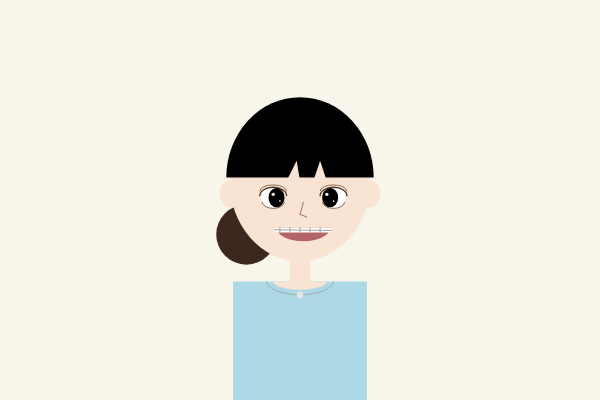
Frame 1 (no input)
Frame 60 (no input): identical to frame 1, image omitted
Frame 120 (the mouse pressed at the canvas centre since frame 60): identical to frame 1, image omitted

The p5.js sketch that drew this single still picture (run headless with seeded random() and noise() and a simulated clock; from frame 60 on, the mouse is pressed at the canvas centre):

// p5.js sketch
// ── sketch.js
function setup() {
  createCanvas(600, 400);
}

function draw() {
  background(248, 245, 235);

  push();
  translate(166, 0);
  scale(0.67);

  noStroke();

  fill(173, 216, 230);
  rect(100, 420, 200, 180);
  stroke(150);
  noFill();
  arc(200, 420, 100, 40, 0, PI);
  noStroke();
  fill(230);
  ellipse(200, 440, 10, 10);

  let skinColor = color(249, 228, 211); 
  let hairColor = color(0);
  fill(60, 40, 30);
  ellipse(120, 350, 90, 90);
  fill(skinColor);
  rect(185, 360, 30, 70);
  arc(200, 420, 80, 25, 0, PI);
  fill(skinColor);
  ellipse(200, 270, 210, 240);
  fill(hairColor);
  arc(200, 265, 220, 240, PI, TWO_PI);
  fill(skinColor);
  triangle(155, 320, 195, 240, 205, 300);
  triangle(210, 300, 230, 240, 250, 300);
  noStroke();
  fill(skinColor);
  push();
  translate(95, 290);  
  rotate(-0.15);      
  ellipse(0, 0, 30, 40);
  pop();
  push();
  translate(305, 290);  
  rotate(0.15);       
  ellipse(0, 0, 30, 40);
  pop();
  noStroke();
  fill(255);
  ellipse(160, 295, 36, 32);
  noFill();
  stroke(80, 50, 30);
  strokeWeight(1);
  arc(160, 285, 40, 18, PI, TWO_PI);
  strokeWeight(2);
  arc(160, 292, 40, 25, PI, TWO_PI);
  strokeWeight(1);
  arc(160, 302, 33, 18, 0, PI);
  noStroke();
  fill(0);
  ellipse(165, 295, 24, 29);
  fill(255);
  ellipse(160, 290, 5, 5);
  ellipse(170, 300, 2.5, 2.5);
  noStroke();
  fill(255);
  ellipse(250, 295, 36, 32);
  noFill();
  stroke(80, 50, 30);
  strokeWeight(1);
  arc(250, 285, 40, 18, PI, TWO_PI);
  strokeWeight(2);
  arc(250, 292, 40, 25, PI, TWO_PI);
  strokeWeight(1);
  arc(250, 302, 33, 18, 0, PI);
  noStroke();
  fill(0);
  ellipse(245, 295, 24, 29); 
  fill(255);
  ellipse(240, 290, 5, 5);
  ellipse(250, 300, 2.5, 2.5);
  stroke(150, 120, 100);
  strokeWeight(1.5);
  noFill();
  line(205, 302, 200, 320);
  line(200, 320, 210, 324);
  noStroke();
  fill(180, 100, 100);
  arc(205, 340, 80, 40, 0, PI);
  fill(255);
  rect(162, 340, 85, 7, 5); 

  stroke(160); // ===== 교정기 =====
  strokeWeight(1.5);
  line(162, 343, 247, 344); 
  line(170, 340, 170, 346);
  line(185, 340, 185, 346);
  line(200, 340, 200, 346);
  line(215, 340, 215, 346);
  line(230, 340, 230, 346);

    pop();
}
